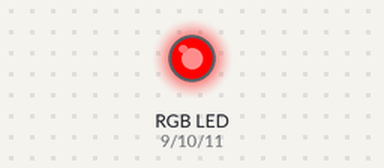
Recording of a sketch running on a simulated Arduino Nano, built with avr-gcc and run on an emulated ATmega328P. Parts: an RGB LED mixed from three pins (HIGH = lit).

Above: at 0.05 s.
At 0.6 s:
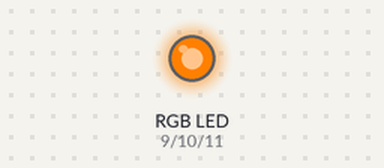
At 1.2 s:
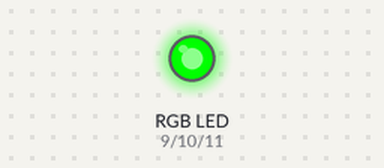
At 1.5 s:
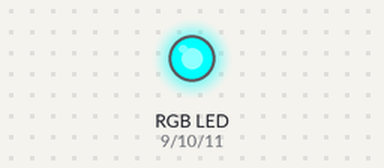
At 1.8 s:
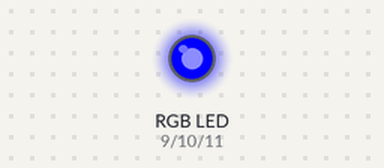
At 2.4 s:
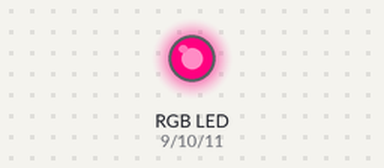
Timing chart, 0 to 5.5 s (numbered marks = the images above):
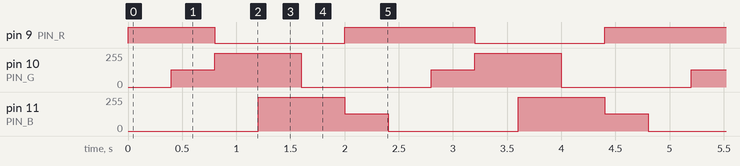

Measured:
- by itself, pin 9 (PIN_R): repeats every 2.4 s: LOW 1.2 s, HIGH 1.2 s
- by itself, pin 10 (PIN_G): repeats every 2.4 s: 255/255 0.80 s, 0/255 1.2 s, 128/255 0.40 s
- by itself, pin 11 (PIN_B): repeats every 2.4 s: 128/255 0.40 s, 0/255 1.2 s, 255/255 0.80 s

The sketch:

rgb.ino
```cpp
const int PIN_R = 9;
const int PIN_G = 10;
const int PIN_B = 11;

void setColor(uint8_t r, uint8_t g, uint8_t b) {
  analogWrite(PIN_R, r);
  analogWrite(PIN_G, g);
  analogWrite(PIN_B, b);
}

void setup() {
  pinMode(PIN_R, OUTPUT);
  pinMode(PIN_G, OUTPUT);
  pinMode(PIN_B, OUTPUT);
}

void loop() {
  setColor(255, 0, 0);    // red
  delay(400);
  setColor(255, 128, 0);  // orange (PWM mix)
  delay(400);
  setColor(0, 255, 0);    // green
  delay(400);
  setColor(0, 255, 255);  // cyan
  delay(400);
  setColor(0, 0, 255);    // blue
  delay(400);
  setColor(255, 0, 128);  // magenta (PWM mix)
  delay(400);
}
```
